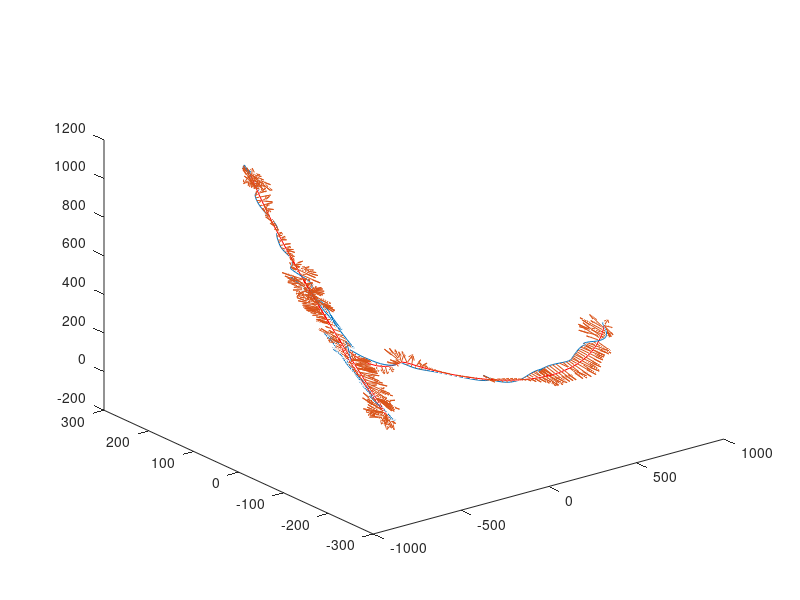

Source code (MATLAB):
% This function plots the data collected form the teleoperation procedure.
% The data were stored in the following order: Fx Fy Fz Xd Yd Zd Xr Yr Zr
S=load('Data_of_teleoperationT3_assisted.txt');
D=1;
k=3;
scale = 10;
fx=scale*S(1:k:end,1);
fy=scale*S(1:k:end,2);
fz=scale*S(1:k:end,3);
xd=S(1:k:end,4);
yd=S(1:k:end,5);
zd=S(1:k:end,6);
xr=S(1:k:end,7);
yr=S(1:k:end,8);
zr=S(1:k:end,9);
if D == 0
  plot(xd,yd,'r');
  hold on;
  plot(xr,yr,'ob');
 quiver(xr,yr,fx,fy,'m')
else
  plot3(xd,yd,zd,'r');
  hold on;
  plot3(xr,yr,zr);
  quiver3(xr,yr,zr,fx,fy,fz)
end
hold off;